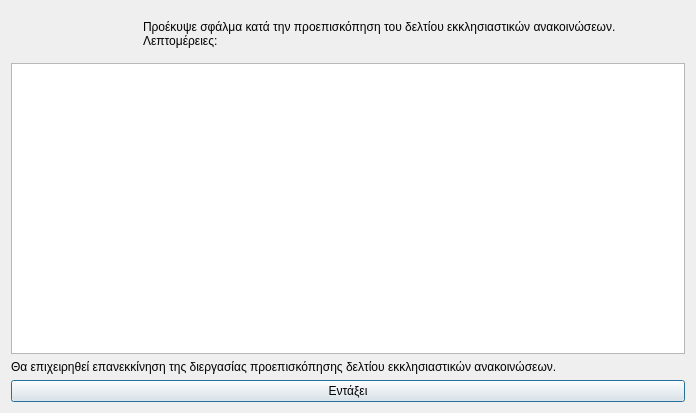
<?xml version="1.0" encoding="UTF-8"?>
<ui version="4.0">
 <class>Dialog</class>
 <widget class="QDialog" name="Dialog">
  <property name="geometry">
   <rect>
    <x>0</x>
    <y>0</y>
    <width>696</width>
    <height>413</height>
   </rect>
  </property>
  <property name="windowTitle">
   <string>Σφάλμα στην διεργασία προεπισκόπησης δελτίου εκκλησιαστικών ανακοινώσεων</string>
  </property>
  <property name="windowIcon">
   <iconset resource="../../../../icons.qrc">
    <normaloff>:/rest-windows/assets/images/rest-windows/information.png</normaloff>:/rest-windows/assets/images/rest-windows/information.png</iconset>
  </property>
  <layout class="QGridLayout" name="gridLayout">
   <item row="0" column="0">
    <widget class="QFrame" name="frame">
     <property name="styleSheet">
      <string notr="true">QFrame{border:0px;}</string>
     </property>
     <property name="frameShape">
      <enum>QFrame::StyledPanel</enum>
     </property>
     <property name="frameShadow">
      <enum>QFrame::Raised</enum>
     </property>
     <layout class="QHBoxLayout" name="horizontalLayout">
      <item>
       <widget class="QLabel" name="image_label">
        <property name="maximumSize">
         <size>
          <width>117</width>
          <height>117</height>
         </size>
        </property>
        <property name="text">
         <string/>
        </property>
        <property name="pixmap">
         <pixmap resource="../../../../icons.qrc">:/rest-windows/assets/images/rest-windows/information.png</pixmap>
        </property>
        <property name="scaledContents">
         <bool>true</bool>
        </property>
       </widget>
      </item>
      <item>
       <widget class="QLabel" name="label">
        <property name="text">
         <string>Προέκυψε σφάλμα κατά την προεπισκόπηση του δελτίου εκκλησιαστικών ανακοινώσεων.
Λεπτομέρειες:</string>
        </property>
        <property name="alignment">
         <set>Qt::AlignJustify|Qt::AlignVCenter</set>
        </property>
       </widget>
      </item>
     </layout>
    </widget>
   </item>
   <item row="3" column="0">
    <widget class="QPushButton" name="ok">
     <property name="text">
      <string>Εντάξει</string>
     </property>
     <property name="icon">
      <iconset resource="../../../../icons.qrc">
       <normaloff>:/rest-windows/assets/images/rest-windows/ok.png</normaloff>:/rest-windows/assets/images/rest-windows/ok.png</iconset>
     </property>
    </widget>
   </item>
   <item row="1" column="0">
    <widget class="QPlainTextEdit" name="details"/>
   </item>
   <item row="2" column="0">
    <widget class="QLabel" name="label_2">
     <property name="text">
      <string>Θα επιχειρηθεί επανεκκίνηση της διεργασίας προεπισκόπησης δελτίου εκκλησιαστικών ανακοινώσεων.</string>
     </property>
     <property name="alignment">
      <set>Qt::AlignJustify|Qt::AlignVCenter</set>
     </property>
    </widget>
   </item>
  </layout>
 </widget>
 <tabstops>
  <tabstop>details</tabstop>
  <tabstop>ok</tabstop>
 </tabstops>
 <resources>
  <include location="../../../../icons.qrc"/>
  <include location="../../../../icons.qrc"/>
  <include location="../../../../icons.qrc"/>
  <include location="../../../../icons.qrc"/>
  <include location="../../../../icons.qrc"/>
 </resources>
 <connections/>
</ui>
